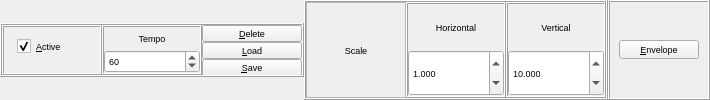
    <widget class="QFrame" name="frame_Common">
     <property name="maximumSize">
      <size>
       <width>16777215</width>
       <height>16777215</height>
      </size>
     </property>
     <property name="frameShape">
      <enum>QFrame::NoFrame</enum>
     </property>
     <property name="frameShadow">
      <enum>QFrame::Raised</enum>
     </property>
     <property name="lineWidth">
      <number>0</number>
     </property>
     <layout class="QHBoxLayout" name="horizontalLayout">
      <property name="spacing">
       <number>0</number>
      </property>
      <property name="leftMargin">
       <number>0</number>
      </property>
      <property name="topMargin">
       <number>0</number>
      </property>
      <property name="rightMargin">
       <number>0</number>
      </property>
      <property name="bottomMargin">
       <number>0</number>
      </property>
      <item>
       <widget class="QFrame" name="frame_Common_Others">
        <property name="minimumSize">
         <size>
          <width>104</width>
          <height>0</height>
         </size>
        </property>
        <property name="maximumSize">
         <size>
          <width>16777215</width>
          <height>54</height>
         </size>
        </property>
        <property name="frameShape">
         <enum>QFrame::Box</enum>
        </property>
        <property name="frameShadow">
         <enum>QFrame::Raised</enum>
        </property>
        <property name="lineWidth">
         <number>1</number>
        </property>
        <layout class="QHBoxLayout" name="horizontalLayout_2">
         <property name="spacing">
          <number>0</number>
         </property>
         <property name="leftMargin">
          <number>0</number>
         </property>
         <property name="topMargin">
          <number>0</number>
         </property>
         <property name="rightMargin">
          <number>0</number>
         </property>
         <property name="bottomMargin">
          <number>0</number>
         </property>
         <item>
          <widget class="QFrame" name="frame_Active">
           <property name="minimumSize">
            <size>
             <width>100</width>
             <height>50</height>
            </size>
           </property>
           <property name="maximumSize">
            <size>
             <width>100</width>
             <height>50</height>
            </size>
           </property>
           <property name="frameShape">
            <enum>QFrame::Box</enum>
           </property>
           <property name="frameShadow">
            <enum>QFrame::Raised</enum>
           </property>
           <widget class="QCheckBox" name="checkBox_Active">
            <property name="geometry">
             <rect>
              <x>15</x>
              <y>10</y>
              <width>80</width>
              <height>23</height>
             </rect>
            </property>
            <property name="maximumSize">
             <size>
              <width>80</width>
              <height>16777215</height>
             </size>
            </property>
            <property name="font">
             <font>
              <pointsize>7</pointsize>
              <italic>false</italic>
             </font>
            </property>
            <property name="text">
             <string>&amp;Active</string>
            </property>
            <property name="checked">
             <bool>true</bool>
            </property>
            <property name="tristate">
             <bool>false</bool>
            </property>
           </widget>
          </widget>
         </item>
         <item>
          <widget class="QFrame" name="frame_Tempo">
           <property name="sizePolicy">
            <sizepolicy hsizetype="Fixed" vsizetype="Fixed">
             <horstretch>0</horstretch>
             <verstretch>0</verstretch>
            </sizepolicy>
           </property>
           <property name="minimumSize">
            <size>
             <width>100</width>
             <height>50</height>
            </size>
           </property>
           <property name="maximumSize">
            <size>
             <width>100</width>
             <height>50</height>
            </size>
           </property>
           <property name="frameShape">
            <enum>QFrame::Box</enum>
           </property>
           <property name="frameShadow">
            <enum>QFrame::Raised</enum>
           </property>
           <layout class="QVBoxLayout" name="verticalLayout_50">
            <property name="spacing">
             <number>0</number>
            </property>
            <property name="sizeConstraint">
             <enum>QLayout::SetMaximumSize</enum>
            </property>
            <property name="leftMargin">
             <number>0</number>
            </property>
            <property name="topMargin">
             <number>0</number>
            </property>
            <property name="rightMargin">
             <number>0</number>
            </property>
            <property name="bottomMargin">
             <number>0</number>
            </property>
            <item>
             <widget class="QFrame" name="frame_Label_Tempo">
              <property name="frameShape">
               <enum>QFrame::NoFrame</enum>
              </property>
              <property name="frameShadow">
               <enum>QFrame::Raised</enum>
              </property>
              <layout class="QVBoxLayout" name="verticalLayout_51">
               <property name="leftMargin">
                <number>0</number>
               </property>
               <property name="topMargin">
                <number>0</number>
               </property>
               <property name="rightMargin">
                <number>0</number>
               </property>
               <property name="bottomMargin">
                <number>0</number>
               </property>
               <item>
                <widget class="QLabel" name="label_Tempo">
                 <property name="font">
                  <font>
                   <pointsize>7</pointsize>
                   <italic>false</italic>
                  </font>
                 </property>
                 <property name="autoFillBackground">
                  <bool>false</bool>
                 </property>
                 <property name="frameShape">
                  <enum>QFrame::NoFrame</enum>
                 </property>
                 <property name="frameShadow">
                  <enum>QFrame::Raised</enum>
                 </property>
                 <property name="text">
                  <string>Tempo</string>
                 </property>
                 <property name="alignment">
                  <set>Qt::AlignCenter</set>
                 </property>
                </widget>
               </item>
              </layout>
             </widget>
            </item>
            <item>
             <widget class="QDoubleSpinBox" name="doubleSpinBox_Tempo">
              <property name="sizePolicy">
               <sizepolicy hsizetype="Preferred" vsizetype="Preferred">
                <horstretch>0</horstretch>
                <verstretch>0</verstretch>
               </sizepolicy>
              </property>
              <property name="font">
               <font>
                <pointsize>7</pointsize>
               </font>
              </property>
              <property name="wrapping">
               <bool>false</bool>
              </property>
              <property name="frame">
               <bool>true</bool>
              </property>
              <property name="buttonSymbols">
               <enum>QAbstractSpinBox::UpDownArrows</enum>
              </property>
              <property name="accelerated">
               <bool>true</bool>
              </property>
              <property name="keyboardTracking">
               <bool>true</bool>
              </property>
              <property name="showGroupSeparator" stdset="0">
               <bool>false</bool>
              </property>
              <property name="decimals">
               <number>0</number>
              </property>
              <property name="minimum">
               <double>0.000000000000000</double>
              </property>
              <property name="maximum">
               <double>1000.000000000000000</double>
              </property>
              <property name="singleStep">
               <double>1.000000000000000</double>
              </property>
              <property name="value">
               <double>60.000000000000000</double>
              </property>
             </widget>
            </item>
           </layout>
          </widget>
         </item>
         <item>
          <widget class="QFrame" name="frame_Common_Buttons">
           <property name="frameShape">
            <enum>QFrame::NoFrame</enum>
           </property>
           <property name="frameShadow">
            <enum>QFrame::Raised</enum>
           </property>
           <property name="lineWidth">
            <number>0</number>
           </property>
           <layout class="QVBoxLayout" name="verticalLayout_3">
            <property name="spacing">
             <number>0</number>
            </property>
            <property name="leftMargin">
             <number>0</number>
            </property>
            <property name="topMargin">
             <number>0</number>
            </property>
            <property name="rightMargin">
             <number>0</number>
            </property>
            <property name="bottomMargin">
             <number>0</number>
            </property>
            <item>
             <widget class="QPushButton" name="pushButton">
              <property name="minimumSize">
               <size>
                <width>0</width>
                <height>17</height>
               </size>
              </property>
              <property name="maximumSize">
               <size>
                <width>16777215</width>
                <height>17</height>
               </size>
              </property>
              <property name="font">
               <font>
                <pointsize>7</pointsize>
                <italic>false</italic>
                <kerning>true</kerning>
               </font>
              </property>
              <property name="focusPolicy">
               <enum>Qt::NoFocus</enum>
              </property>
              <property name="text">
               <string>&amp;Delete</string>
              </property>
              <property name="autoDefault">
               <bool>false</bool>
              </property>
             </widget>
            </item>
            <item>
             <widget class="QPushButton" name="pushButton_Load">
              <property name="minimumSize">
               <size>
                <width>100</width>
                <height>17</height>
               </size>
              </property>
              <property name="maximumSize">
               <size>
                <width>100</width>
                <height>17</height>
               </size>
              </property>
              <property name="font">
               <font>
                <pointsize>7</pointsize>
                <italic>false</italic>
               </font>
              </property>
              <property name="focusPolicy">
               <enum>Qt::NoFocus</enum>
              </property>
              <property name="text">
               <string>&amp;Load</string>
              </property>
              <property name="checkable">
               <bool>false</bool>
              </property>
              <property name="autoDefault">
               <bool>false</bool>
              </property>
              <property name="flat">
               <bool>false</bool>
              </property>
             </widget>
            </item>
            <item>
             <widget class="QPushButton" name="pushButton_Save">
              <property name="minimumSize">
               <size>
                <width>100</width>
                <height>17</height>
               </size>
              </property>
              <property name="maximumSize">
               <size>
                <width>100</width>
                <height>17</height>
               </size>
              </property>
              <property name="font">
               <font>
                <pointsize>7</pointsize>
                <italic>false</italic>
               </font>
              </property>
              <property name="focusPolicy">
               <enum>Qt::NoFocus</enum>
              </property>
              <property name="text">
               <string>&amp;Save</string>
              </property>
              <property name="autoDefault">
               <bool>false</bool>
              </property>
             </widget>
            </item>
           </layout>
          </widget>
         </item>
        </layout>
       </widget>
      </item>
      <item>
       <widget class="QFrame" name="frame_Common_Scale">
        <property name="frameShape">
         <enum>QFrame::Box</enum>
        </property>
        <property name="frameShadow">
         <enum>QFrame::Raised</enum>
        </property>
        <layout class="QHBoxLayout" name="horizontalLayout_9">
         <property name="spacing">
          <number>0</number>
         </property>
         <property name="leftMargin">
          <number>0</number>
         </property>
         <property name="topMargin">
          <number>0</number>
         </property>
         <property name="rightMargin">
          <number>0</number>
         </property>
         <property name="bottomMargin">
          <number>0</number>
         </property>
         <item>
          <widget class="QFrame" name="frame_Label_Scale">
           <property name="minimumSize">
            <size>
             <width>100</width>
             <height>0</height>
            </size>
           </property>
           <property name="maximumSize">
            <size>
             <width>100</width>
             <height>16777215</height>
            </size>
           </property>
           <property name="frameShape">
            <enum>QFrame::StyledPanel</enum>
           </property>
           <property name="frameShadow">
            <enum>QFrame::Raised</enum>
           </property>
           <layout class="QHBoxLayout" name="horizontalLayout_8">
            <item>
             <widget class="QLabel" name="label_Scale">
              <property name="minimumSize">
               <size>
                <width>0</width>
                <height>0</height>
               </size>
              </property>
              <property name="maximumSize">
               <size>
                <width>16777215</width>
                <height>16777215</height>
               </size>
              </property>
              <property name="font">
               <font>
                <pointsize>7</pointsize>
                <italic>false</italic>
               </font>
              </property>
              <property name="autoFillBackground">
               <bool>false</bool>
              </property>
              <property name="frameShape">
               <enum>QFrame::NoFrame</enum>
              </property>
              <property name="frameShadow">
               <enum>QFrame::Raised</enum>
              </property>
              <property name="text">
               <string>Scale</string>
              </property>
              <property name="alignment">
               <set>Qt::AlignCenter</set>
              </property>
             </widget>
            </item>
           </layout>
          </widget>
         </item>
         <item>
          <widget class="QFrame" name="frame_Horizontal">
           <property name="sizePolicy">
            <sizepolicy hsizetype="Fixed" vsizetype="Fixed">
             <horstretch>0</horstretch>
             <verstretch>0</verstretch>
            </sizepolicy>
           </property>
           <property name="minimumSize">
            <size>
             <width>100</width>
             <height>50</height>
            </size>
           </property>
           <property name="maximumSize">
            <size>
             <width>100</width>
             <height>50</height>
            </size>
           </property>
           <property name="frameShape">
            <enum>QFrame::Box</enum>
           </property>
           <property name="frameShadow">
            <enum>QFrame::Raised</enum>
           </property>
           <layout class="QVBoxLayout" name="verticalLayout_58">
            <property name="spacing">
             <number>0</number>
            </property>
            <property name="sizeConstraint">
             <enum>QLayout::SetMaximumSize</enum>
            </property>
            <property name="leftMargin">
             <number>0</number>
            </property>
            <property name="topMargin">
             <number>0</number>
            </property>
            <property name="rightMargin">
             <number>0</number>
            </property>
            <property name="bottomMargin">
             <number>0</number>
            </property>
            <item>
             <widget class="QFrame" name="frame_Label_Horizontal">
              <property name="frameShape">
               <enum>QFrame::NoFrame</enum>
              </property>
              <property name="frameShadow">
               <enum>QFrame::Raised</enum>
              </property>
              <layout class="QVBoxLayout" name="verticalLayout_59">
               <property name="leftMargin">
                <number>0</number>
               </property>
               <property name="topMargin">
                <number>0</number>
               </property>
               <property name="rightMargin">
                <number>0</number>
               </property>
               <property name="bottomMargin">
                <number>0</number>
               </property>
               <item>
                <widget class="QLabel" name="label_Horizontal">
                 <property name="font">
                  <font>
                   <pointsize>7</pointsize>
                   <italic>false</italic>
                  </font>
                 </property>
                 <property name="autoFillBackground">
                  <bool>false</bool>
                 </property>
                 <property name="frameShape">
                  <enum>QFrame::NoFrame</enum>
                 </property>
                 <property name="frameShadow">
                  <enum>QFrame::Raised</enum>
                 </property>
                 <property name="text">
                  <string>Horizontal</string>
                 </property>
                 <property name="alignment">
                  <set>Qt::AlignCenter</set>
                 </property>
                </widget>
               </item>
              </layout>
             </widget>
            </item>
            <item>
             <widget class="QDoubleSpinBox" name="doubleSpinBox_Horizontal">
              <property name="sizePolicy">
               <sizepolicy hsizetype="Preferred" vsizetype="Preferred">
                <horstretch>0</horstretch>
                <verstretch>0</verstretch>
               </sizepolicy>
              </property>
              <property name="font">
               <font>
                <pointsize>7</pointsize>
               </font>
              </property>
              <property name="wrapping">
               <bool>false</bool>
              </property>
              <property name="frame">
               <bool>true</bool>
              </property>
              <property name="buttonSymbols">
               <enum>QAbstractSpinBox::UpDownArrows</enum>
              </property>
              <property name="accelerated">
               <bool>true</bool>
              </property>
              <property name="keyboardTracking">
               <bool>true</bool>
              </property>
              <property name="showGroupSeparator" stdset="0">
               <bool>false</bool>
              </property>
              <property name="decimals">
               <number>3</number>
              </property>
              <property name="minimum">
               <double>0.000000000000000</double>
              </property>
              <property name="maximum">
               <double>100.000000000000000</double>
              </property>
              <property name="singleStep">
               <double>0.100000000000000</double>
              </property>
              <property name="value">
               <double>1.000000000000000</double>
              </property>
             </widget>
            </item>
           </layout>
          </widget>
         </item>
         <item>
          <widget class="QFrame" name="frame_Vertical">
           <property name="sizePolicy">
            <sizepolicy hsizetype="Fixed" vsizetype="Fixed">
             <horstretch>0</horstretch>
             <verstretch>0</verstretch>
            </sizepolicy>
           </property>
           <property name="minimumSize">
            <size>
             <width>100</width>
             <height>50</height>
            </size>
           </property>
           <property name="maximumSize">
            <size>
             <width>100</width>
             <height>50</height>
            </size>
           </property>
           <property name="frameShape">
            <enum>QFrame::Box</enum>
           </property>
           <property name="frameShadow">
            <enum>QFrame::Raised</enum>
           </property>
           <layout class="QVBoxLayout" name="verticalLayout_60">
            <property name="spacing">
             <number>0</number>
            </property>
            <property name="sizeConstraint">
             <enum>QLayout::SetMaximumSize</enum>
            </property>
            <property name="leftMargin">
             <number>0</number>
            </property>
            <property name="topMargin">
             <number>0</number>
            </property>
            <property name="rightMargin">
             <number>0</number>
            </property>
            <property name="bottomMargin">
             <number>0</number>
            </property>
            <item>
             <widget class="QFrame" name="frame_Label_Vertical">
              <property name="frameShape">
               <enum>QFrame::NoFrame</enum>
              </property>
              <property name="frameShadow">
               <enum>QFrame::Raised</enum>
              </property>
              <layout class="QVBoxLayout" name="verticalLayout_61">
               <property name="leftMargin">
                <number>0</number>
               </property>
               <property name="topMargin">
                <number>0</number>
               </property>
               <property name="rightMargin">
                <number>0</number>
               </property>
               <property name="bottomMargin">
                <number>0</number>
               </property>
               <item>
                <widget class="QLabel" name="label_Vertical">
                 <property name="font">
                  <font>
                   <pointsize>7</pointsize>
                   <italic>false</italic>
                  </font>
                 </property>
                 <property name="autoFillBackground">
                  <bool>false</bool>
                 </property>
                 <property name="frameShape">
                  <enum>QFrame::NoFrame</enum>
                 </property>
                 <property name="frameShadow">
                  <enum>QFrame::Raised</enum>
                 </property>
                 <property name="text">
                  <string>Vertical</string>
                 </property>
                 <property name="alignment">
                  <set>Qt::AlignCenter</set>
                 </property>
                </widget>
               </item>
              </layout>
             </widget>
            </item>
            <item>
             <widget class="QDoubleSpinBox" name="doubleSpinBox_Vertical">
              <property name="sizePolicy">
               <sizepolicy hsizetype="Preferred" vsizetype="Preferred">
                <horstretch>0</horstretch>
                <verstretch>0</verstretch>
               </sizepolicy>
              </property>
              <property name="font">
               <font>
                <pointsize>7</pointsize>
               </font>
              </property>
              <property name="wrapping">
               <bool>false</bool>
              </property>
              <property name="frame">
               <bool>true</bool>
              </property>
              <property name="buttonSymbols">
               <enum>QAbstractSpinBox::UpDownArrows</enum>
              </property>
              <property name="accelerated">
               <bool>true</bool>
              </property>
              <property name="keyboardTracking">
               <bool>true</bool>
              </property>
              <property name="showGroupSeparator" stdset="0">
               <bool>false</bool>
              </property>
              <property name="decimals">
               <number>3</number>
              </property>
              <property name="minimum">
               <double>0.001000000000000</double>
              </property>
              <property name="maximum">
               <double>1000.000000000000000</double>
              </property>
              <property name="singleStep">
               <double>0.100000000000000</double>
              </property>
              <property name="value">
               <double>10.000000000000000</double>
              </property>
             </widget>
            </item>
           </layout>
          </widget>
         </item>
        </layout>
       </widget>
      </item>
      <item>
       <widget class="QFrame" name="frame_Common_Void">
        <property name="frameShape">
         <enum>QFrame::Box</enum>
        </property>
        <property name="frameShadow">
         <enum>QFrame::Raised</enum>
        </property>
        <layout class="QVBoxLayout" name="verticalLayout_4">
         <item>
          <widget class="QPushButton" name="pushButton_Envelope">
           <property name="enabled">
            <bool>true</bool>
           </property>
           <property name="font">
            <font>
             <pointsize>7</pointsize>
            </font>
           </property>
           <property name="text">
            <string>&amp;Envelope</string>
           </property>
           <property name="autoDefault">
            <bool>false</bool>
           </property>
          </widget>
         </item>
        </layout>
       </widget>
      </item>
     </layout>
    </widget>
